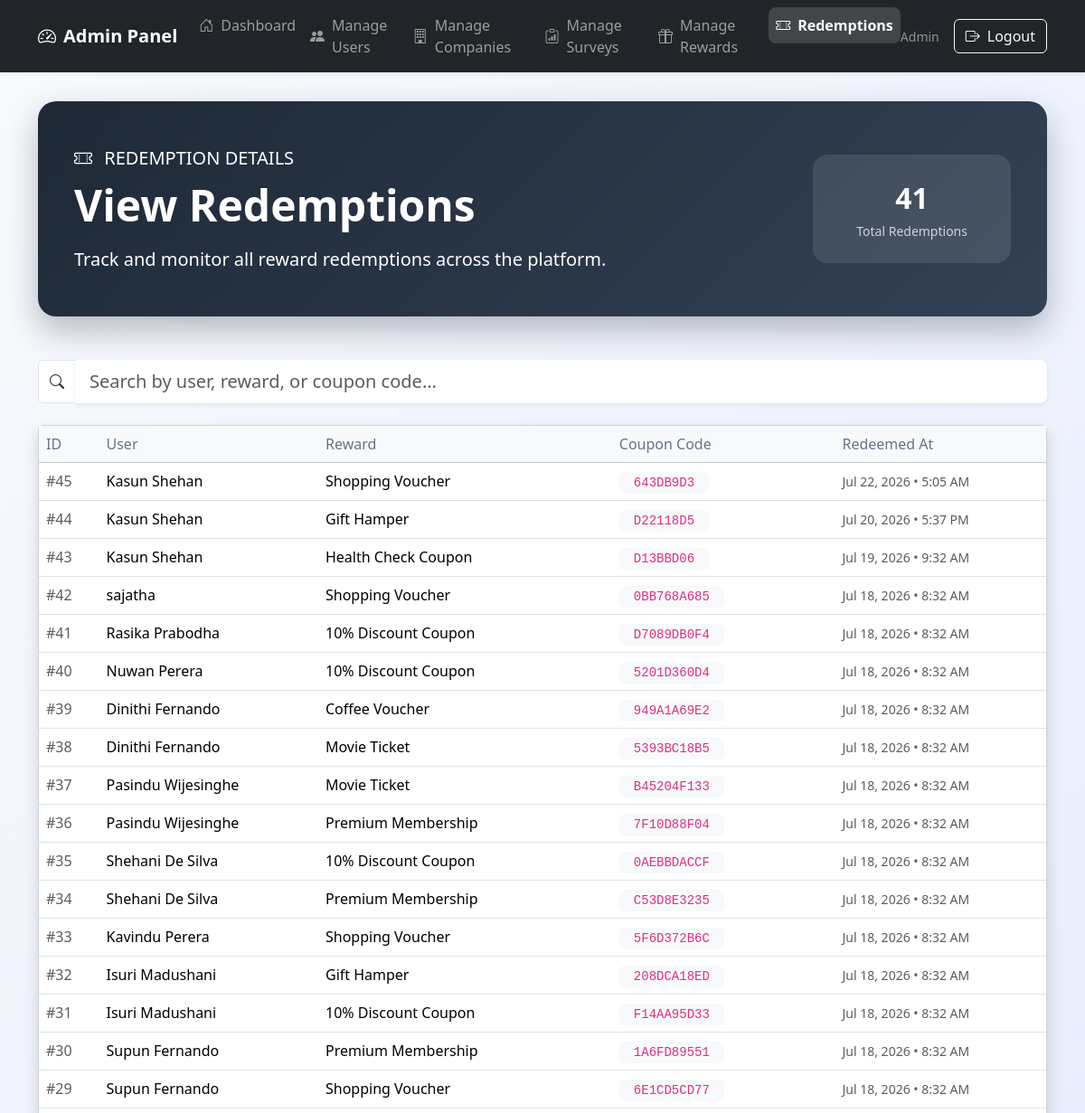
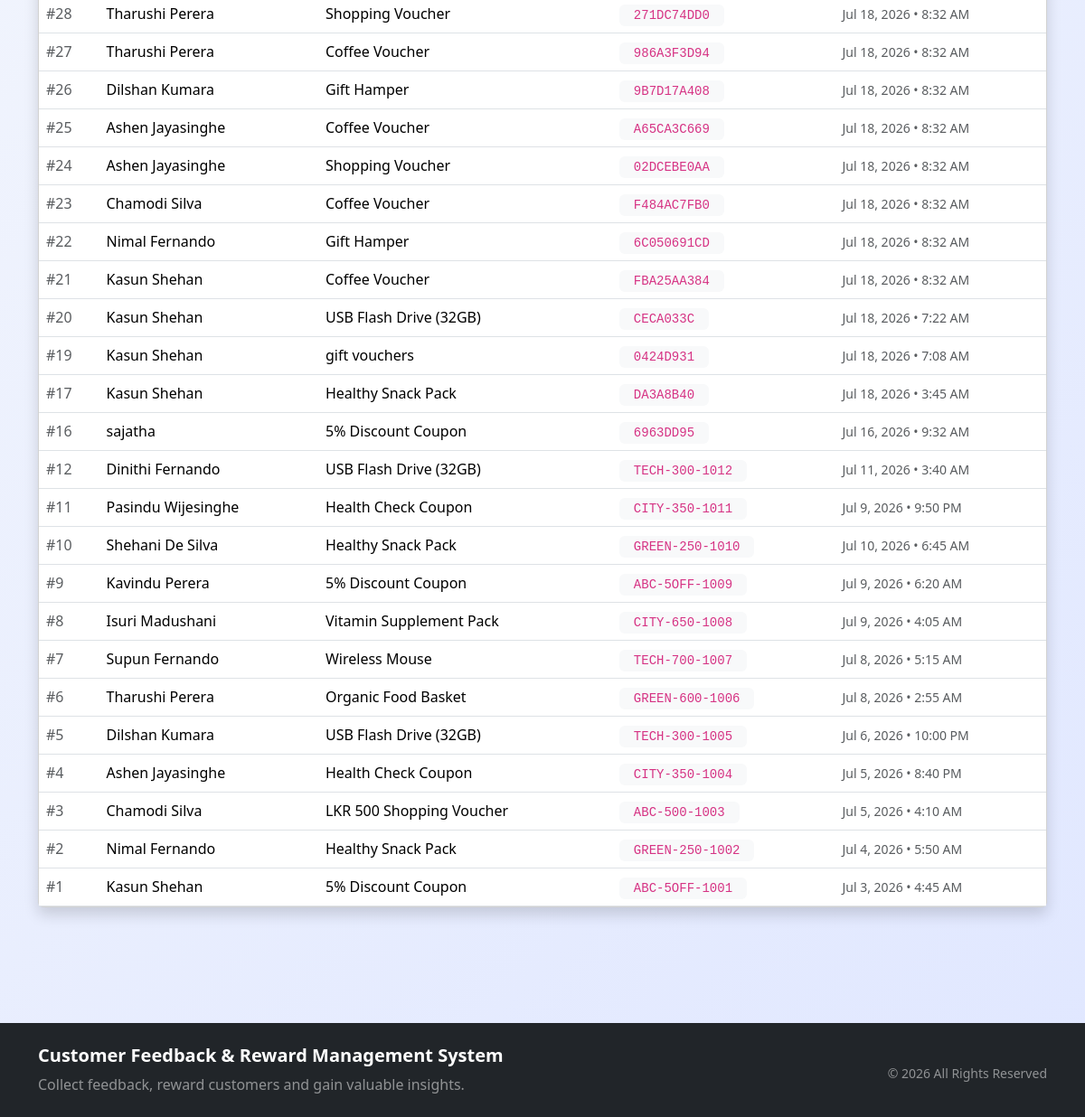
Page /admin/manage_redemptions.php (signed in) on the committed database (2 pictures, top to bottom).
### tables this page shows
CREATE TABLE `redemptions` (
  `redemption_id` int NOT NULL AUTO_INCREMENT,
  `user_id` int NOT NULL,
  `reward_id` int NOT NULL,
  `code` varchar(100) NOT NULL,
  `status` enum('unused','used') DEFAULT 'unused',
  `redeemed_at` timestamp NULL DEFAULT CURRENT_TIMESTAMP,
  PRIMARY KEY (`redemption_id`),
  KEY `user_id` (`user_id`),
  KEY `reward_id` (`reward_id`),
  CONSTRAINT `fk_redemptions_reward` FOREIGN KEY (`reward_id`) REFERENCES `rewards` (`reward_id`) ON DELETE RESTRICT,
  CONSTRAINT `fk_redemptions_user` FOREIGN KEY (`user_id`) REFERENCES `users` (`user_id`) ON DELETE RESTRICT
);

CREATE TABLE `users` (
  `user_id` int NOT NULL AUTO_INCREMENT,
  `name` varchar(100) NOT NULL,
  `email` varchar(100) NOT NULL,
  `password` varchar(255) NOT NULL,
  `points` int DEFAULT '0',
  `created_at` timestamp NULL DEFAULT CURRENT_TIMESTAMP,
  `is_deleted` tinyint(1) NOT NULL DEFAULT '0',
  `deleted_at` datetime DEFAULT NULL,
  `status` enum('active','inactive') DEFAULT 'active',
  PRIMARY KEY (`user_id`),
  UNIQUE KEY `email` (`email`),
  KEY `idx_status` (`status`)
);

CREATE TABLE `rewards` (
  `reward_id` int NOT NULL AUTO_INCREMENT,
  `company_id` int NOT NULL,
  `reward_name` varchar(200) NOT NULL,
  `points_required` int NOT NULL,
  `status` enum('available','archived') DEFAULT 'available',
  PRIMARY KEY (`reward_id`),
  KEY `company_id` (`company_id`),
  KEY `idx_status` (`status`),
  CONSTRAINT `fk_rewards_company` FOREIGN KEY (`company_id`) REFERENCES `companies` (`company_id`) ON DELETE CASCADE
);

### admin/manage_redemptions.php (the view, shortened to what this page needs)
<?php
include("../config/db.php");
$query = "
SELECT
    redemptions.redemption_id,
    users.name,
    rewards.reward_name,
    redemptions.code,
    redemptions.status,
    redemptions.redeemed_at
FROM redemptions
JOIN users
ON redemptions.user_id = users.user_id
JOIN rewards
ON redemptions.reward_id = rewards.reward_id
ORDER BY redemptions.redemption_id DESC
";
$result = mysqli_query($conn, $query);
?>
<!DOCTYPE html>
<html lang="en">
<head>
    <link href="https://cdn.jsdelivr.net/npm/bootstrap@5.3.6/dist/css/bootstrap.min.css" rel="stylesheet">
    <link href="https://cdn.jsdelivr.net/npm/bootstrap-icons@1.11.3/font/bootstrap-icons.css" rel="stylesheet">
</head>
<body>
    <?php include("../includes/admin_navbar.php"); ?>
    <div class="container dashboard-container">
        <div class="hero-section">
            <div class="row align-items-center">
                <div class="col-lg-8">
                    <p class="mb-2 opacity-90 fs-5">
                        <i class="bi bi-ticket-perforated me-2"></i>
                        REDEMPTION DETAILS
                    </p>
                    <h1 class="display-5 fw-bold mb-3">View Redemptions</h1>
                    <p class="lead opacity-90 mb-0">
                        Track and monitor all reward redemptions across the platform.
                    </p>
                </div>
                <div class="col-lg-4 text-lg-end mt-4 mt-lg-0">
                    <div class="bg-white bg-opacity-10 rounded-4 px-5 py-4 d-inline-block text-center">
                        <div class="fs-2 fw-bold"><?php echo mysqli_num_rows($result); ?></div>
                        <small class="opacity-75">Total Redemptions</small>
                    </div>
                </div>
            </div>
        </div>
        <?php if (mysqli_num_rows($result) > 0): ?>
            <div class="mb-4">
                <div class="input-group">
                    <span class="input-group-text bg-white">
                        <i class="bi bi-search"></i>
                    </span>
                    <input type="text"
                           id="searchInput"
                           class="form-control form-control-lg border-0 shadow-sm"
                           placeholder="Search by user, reward, or coupon code...">
                </div>
            </div>
            <div class="card shadow">
                <div class="card-body p-0">
                    <div class="table-responsive">
                        <table class="table table-hover mb-0" id="redemptionsTable">
                            <thead class="table-light">
                                <tr>
                                    <th>ID</th>
                                    <th>User</th>
                                    <th>Reward</th>
                                    <th>Coupon Code</th>
                                    <th>Redeemed At</th>
                                </tr>
                            </thead>
                            <tbody>
                                <?php
                                mysqli_data_seek($result, 0);
                                while($row = mysqli_fetch_assoc($result)):
                                ?>
                                    <tr class="redemption-row">
                                        <td class="text-muted">#<?php echo $row['redemption_id']; ?></td>
                                        <td class="fw-medium"><?php echo htmlspecialchars($row['name']); ?></td>
                                        <td><?php echo htmlspecialchars($row['reward_name']); ?></td>
                                        <td>
                                            <code class="bg-light px-3 py-1 rounded"><?php echo htmlspecialchars($row['code']); ?></code>
                                        </td>
                                        <td>
                                            <small class="text-muted">
                                                <?php echo date('M j, Y • g:i A', strtotime($row['redeemed_at'])); ?>
                                            </small>
                                        </td>
                                    </tr>
                                <?php endwhile; ?>
                            </tbody>
                        </table>
                    </div>
                </div>
            </div>
        <?php endif; ?>
    </div>
    <?php include('../includes/footer.php'); ?>
</body>
</html>

### admin/manage_redemptions.php (style rules this page uses)
:root { --primary: #6366f1; --primary-dark: #4f46e5; --success: #10b981; --dark: #1e2937; }
body { background: linear-gradient(135deg, #f8fafc 0%, #e0e7ff 100%); font-family: 'Segoe UI', system-ui, -apple-system, sans-serif; min-height: 100vh; }
.dashboard-container { padding-top: 2rem; padding-bottom: 5rem; }
.hero-section { background: linear-gradient(135deg, #1e2937 0%, #334155 100%); color: white; border-radius: 20px; padding: 3rem 2.5rem; margin-bottom: 3rem; box-shadow: 0 15px 35px rgba(30, 41, 55, 0.3); }
.table th { font-weight: 500; color: #64748b; }

### rows in the picture
redemptions: redemption_id "45", user.name "Kasun Shehan", reward.reward_name "Shopping Voucher", code "643DB9D3", redeemed_at "Jul 22, 2026 • 5:05 AM"
redemptions: redemption_id "44", user.name "Kasun Shehan", reward.reward_name "Gift Hamper", code "D22118D5", redeemed_at "Jul 20, 2026 • 5:37 PM"
redemptions: redemption_id "43", user.name "Kasun Shehan", reward.reward_name "Health Check Coupon", code "D13BBD06", redeemed_at "Jul 19, 2026 • 9:32 AM"
redemptions: redemption_id "42", user.name "sajatha", reward.reward_name "Shopping Voucher", code "0BB768A685", redeemed_at "Jul 18, 2026 • 8:32 AM"
redemptions: redemption_id "41", user.name "Rasika Prabodha", reward.reward_name "10% Discount Coupon", code "D7089DB0F4", redeemed_at "Jul 18, 2026 • 8:32 AM"
redemptions: redemption_id "40", user.name "Nuwan Perera", reward.reward_name "10% Discount Coupon", code "5201D360D4", redeemed_at "Jul 18, 2026 • 8:32 AM"
redemptions: redemption_id "39", user.name "Dinithi Fernando", reward.reward_name "Coffee Voucher", code "949A1A69E2", redeemed_at "Jul 18, 2026 • 8:32 AM"
redemptions: redemption_id "38", user.name "Dinithi Fernando", reward.reward_name "Movie Ticket", code "5393BC18B5", redeemed_at "Jul 18, 2026 • 8:32 AM"
redemptions: redemption_id "37", user.name "Pasindu Wijesinghe", reward.reward_name "Movie Ticket", code "B45204F133", redeemed_at "Jul 18, 2026 • 8:32 AM"
redemptions: redemption_id "36", user.name "Pasindu Wijesinghe", reward.reward_name "Premium Membership", code "7F10D88F04", redeemed_at "Jul 18, 2026 • 8:32 AM"
redemptions: redemption_id "35", user.name "Shehani De Silva", reward.reward_name "10% Discount Coupon", code "0AEBBDACCF", redeemed_at "Jul 18, 2026 • 8:32 AM"
redemptions: redemption_id "34", user.name "Shehani De Silva", reward.reward_name "Premium Membership", code "C53D8E3235", redeemed_at "Jul 18, 2026 • 8:32 AM"
redemptions: redemption_id "33", user.name "Kavindu Perera", reward.reward_name "Shopping Voucher", code "5F6D372B6C", redeemed_at "Jul 18, 2026 • 8:32 AM"
redemptions: redemption_id "32", user.name "Isuri Madushani", reward.reward_name "Gift Hamper", code "208DCA18ED", redeemed_at "Jul 18, 2026 • 8:32 AM"
redemptions: redemption_id "31", user.name "Isuri Madushani", reward.reward_name "10% Discount Coupon", code "F14AA95D33", redeemed_at "Jul 18, 2026 • 8:32 AM"
redemptions: redemption_id "30", user.name "Supun Fernando", reward.reward_name "Premium Membership", code "1A6FD89551", redeemed_at "Jul 18, 2026 • 8:32 AM"
redemptions: redemption_id "29", user.name "Supun Fernando", reward.reward_name "Shopping Voucher", code "6E1CD5CD77", redeemed_at "Jul 18, 2026 • 8:32 AM"
redemptions: redemption_id "28", user.name "Tharushi Perera", reward.reward_name "Shopping Voucher", code "271DC74DD0", redeemed_at "Jul 18, 2026 • 8:32 AM"
redemptions: redemption_id "27", user.name "Tharushi Perera", reward.reward_name "Coffee Voucher", code "986A3F3D94", redeemed_at "Jul 18, 2026 • 8:32 AM"
redemptions: redemption_id "26", user.name "Dilshan Kumara", reward.reward_name "Gift Hamper", code "9B7D17A408", redeemed_at "Jul 18, 2026 • 8:32 AM"
redemptions: redemption_id "25", user.name "Ashen Jayasinghe", reward.reward_name "Coffee Voucher", code "A65CA3C669", redeemed_at "Jul 18, 2026 • 8:32 AM"
redemptions: redemption_id "24", user.name "Ashen Jayasinghe", reward.reward_name "Shopping Voucher", code "02DCEBE0AA", redeemed_at "Jul 18, 2026 • 8:32 AM"
redemptions: redemption_id "23", user.name "Chamodi Silva", reward.reward_name "Coffee Voucher", code "F484AC7FB0", redeemed_at "Jul 18, 2026 • 8:32 AM"
redemptions: redemption_id "22", user.name "Nimal Fernando", reward.reward_name "Gift Hamper", code "6C050691CD", redeemed_at "Jul 18, 2026 • 8:32 AM"
redemptions: redemption_id "21", user.name "Kasun Shehan", reward.reward_name "Coffee Voucher", code "FBA25AA384", redeemed_at "Jul 18, 2026 • 8:32 AM"
redemptions: redemption_id "20", user.name "Kasun Shehan", reward.reward_name "USB Flash Drive (32GB)", code "CECA033C", redeemed_at "Jul 18, 2026 • 7:22 AM"
redemptions: redemption_id "19", user.name "Kasun Shehan", reward.reward_name "gift vouchers", code "0424D931", redeemed_at "Jul 18, 2026 • 7:08 AM"
redemptions: redemption_id "17", user.name "Kasun Shehan", reward.reward_name "Healthy Snack Pack", code "DA3A8B40", redeemed_at "Jul 18, 2026 • 3:45 AM"
redemptions: redemption_id "16", user.name "sajatha", reward.reward_name "5% Discount Coupon", code "6963DD95", redeemed_at "Jul 16, 2026 • 9:32 AM"
redemptions: redemption_id "12", user.name "Dinithi Fernando", reward.reward_name "USB Flash Drive (32GB)", code "TECH-300-1012", redeemed_at "Jul 11, 2026 • 3:40 AM"
redemptions: redemption_id "11", user.name "Pasindu Wijesinghe", reward.reward_name "Health Check Coupon", code "CITY-350-1011", redeemed_at "Jul 9, 2026 • 9:50 PM"
redemptions: redemption_id "10", user.name "Shehani De Silva", reward.reward_name "Healthy Snack Pack", code "GREEN-250-1010", redeemed_at "Jul 10, 2026 • 6:45 AM"
redemptions: redemption_id "9", user.name "Kavindu Perera", reward.reward_name "5% Discount Coupon", code "ABC-5OFF-1009", redeemed_at "Jul 9, 2026 • 6:20 AM"
redemptions: redemption_id "8", user.name "Isuri Madushani", reward.reward_name "Vitamin Supplement Pack", code "CITY-650-1008", redeemed_at "Jul 9, 2026 • 4:05 AM"
redemptions: redemption_id "7", user.name "Supun Fernando", reward.reward_name "Wireless Mouse", code "TECH-700-1007", redeemed_at "Jul 8, 2026 • 5:15 AM"
redemptions: redemption_id "6", user.name "Tharushi Perera", reward.reward_name "Organic Food Basket", code "GREEN-600-1006", redeemed_at "Jul 8, 2026 • 2:55 AM"
redemptions: redemption_id "5", user.name "Dilshan Kumara", reward.reward_name "USB Flash Drive (32GB)", code "TECH-300-1005", redeemed_at "Jul 6, 2026 • 10:00 PM"
redemptions: redemption_id "4", user.name "Ashen Jayasinghe", reward.reward_name "Health Check Coupon", code "CITY-350-1004", redeemed_at "Jul 5, 2026 • 8:40 PM"
redemptions: redemption_id "3", user.name "Chamodi Silva", reward.reward_name "LKR 500 Shopping Voucher", code "ABC-500-1003", redeemed_at "Jul 5, 2026 • 4:10 AM"
redemptions: redemption_id "2", user.name "Nimal Fernando", reward.reward_name "Healthy Snack Pack", code "GREEN-250-1002", redeemed_at "Jul 4, 2026 • 5:50 AM"
redemptions: redemption_id "1", user.name "Kasun Shehan", reward.reward_name "5% Discount Coupon", code "ABC-5OFF-1001", redeemed_at "Jul 3, 2026 • 4:45 AM"

### other values in the picture
$_SESSION['admin_name'] "Admin"
mysqli_num_rows($result) "41"
